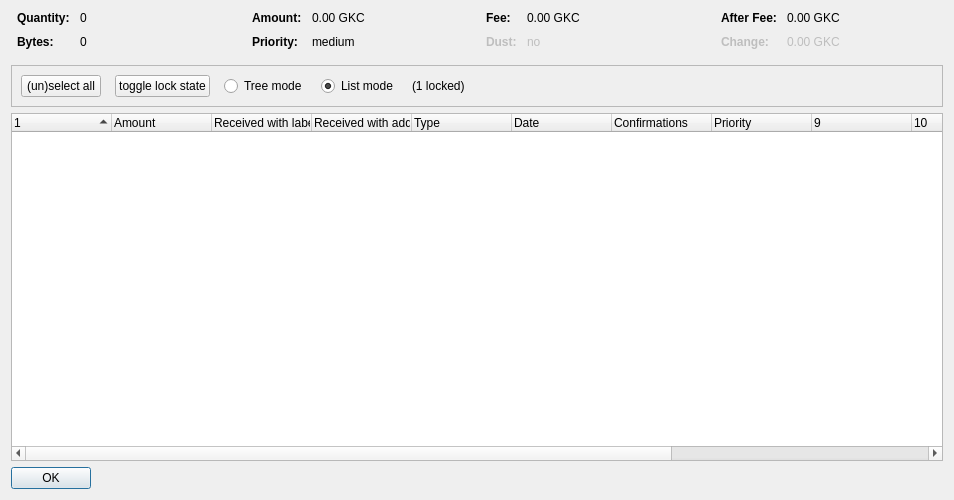
<?xml version="1.0" encoding="UTF-8"?>
<ui version="4.0">
 <class>CoinControlDialog</class>
 <widget class="QDialog" name="CoinControlDialog">
  <property name="geometry">
   <rect>
    <x>0</x>
    <y>0</y>
    <width>954</width>
    <height>500</height>
   </rect>
  </property>
  <property name="windowTitle">
   <string>Coin Selection</string>
  </property>
  <layout class="QVBoxLayout" name="verticalLayout">
   <item>
    <layout class="QHBoxLayout" name="horizontalLayoutTop" stretch="0,0,0,0">
     <property name="topMargin">
      <number>0</number>
     </property>
     <property name="bottomMargin">
      <number>10</number>
     </property>
     <item>
      <layout class="QFormLayout" name="formLayoutCoinControl1">
       <property name="horizontalSpacing">
        <number>10</number>
       </property>
       <property name="verticalSpacing">
        <number>10</number>
       </property>
       <property name="leftMargin">
        <number>6</number>
       </property>
       <property name="rightMargin">
        <number>6</number>
       </property>
       <item row="0" column="0">
        <widget class="QLabel" name="labelCoinControlQuantityText">
         <property name="font">
          <font>
           <weight>75</weight>
           <bold>true</bold>
          </font>
         </property>
         <property name="text">
          <string>Quantity:</string>
         </property>
        </widget>
       </item>
       <item row="0" column="1">
        <widget class="QLabel" name="labelCoinControlQuantity">
         <property name="cursor">
          <cursorShape>IBeamCursor</cursorShape>
         </property>
         <property name="contextMenuPolicy">
          <enum>Qt::ActionsContextMenu</enum>
         </property>
         <property name="text">
          <string notr="true">0</string>
         </property>
         <property name="textInteractionFlags">
          <set>Qt::LinksAccessibleByMouse|Qt::TextSelectableByKeyboard|Qt::TextSelectableByMouse</set>
         </property>
        </widget>
       </item>
       <item row="1" column="0">
        <widget class="QLabel" name="labelCoinControlBytesText">
         <property name="font">
          <font>
           <weight>75</weight>
           <bold>true</bold>
          </font>
         </property>
         <property name="text">
          <string>Bytes:</string>
         </property>
        </widget>
       </item>
       <item row="1" column="1">
        <widget class="QLabel" name="labelCoinControlBytes">
         <property name="cursor">
          <cursorShape>IBeamCursor</cursorShape>
         </property>
         <property name="contextMenuPolicy">
          <enum>Qt::ActionsContextMenu</enum>
         </property>
         <property name="text">
          <string notr="true">0</string>
         </property>
         <property name="textInteractionFlags">
          <set>Qt::LinksAccessibleByMouse|Qt::TextSelectableByKeyboard|Qt::TextSelectableByMouse</set>
         </property>
        </widget>
       </item>
      </layout>
     </item>
     <item>
      <layout class="QFormLayout" name="formLayoutCoinControl2">
       <property name="horizontalSpacing">
        <number>10</number>
       </property>
       <property name="verticalSpacing">
        <number>10</number>
       </property>
       <property name="leftMargin">
        <number>6</number>
       </property>
       <property name="rightMargin">
        <number>6</number>
       </property>
       <item row="0" column="0">
        <widget class="QLabel" name="labelCoinControlAmountText">
         <property name="font">
          <font>
           <weight>75</weight>
           <bold>true</bold>
          </font>
         </property>
         <property name="text">
          <string>Amount:</string>
         </property>
        </widget>
       </item>
       <item row="0" column="1">
        <widget class="QLabel" name="labelCoinControlAmount">
         <property name="cursor">
          <cursorShape>IBeamCursor</cursorShape>
         </property>
         <property name="contextMenuPolicy">
          <enum>Qt::ActionsContextMenu</enum>
         </property>
         <property name="text">
          <string notr="true">0.00 GKC</string>
         </property>
         <property name="textInteractionFlags">
          <set>Qt::LinksAccessibleByMouse|Qt::TextSelectableByKeyboard|Qt::TextSelectableByMouse</set>
         </property>
        </widget>
       </item>
       <item row="1" column="0">
        <widget class="QLabel" name="labelCoinControlPriorityText">
         <property name="font">
          <font>
           <weight>75</weight>
           <bold>true</bold>
          </font>
         </property>
         <property name="text">
          <string>Priority:</string>
         </property>
        </widget>
       </item>
       <item row="1" column="1">
        <widget class="QLabel" name="labelCoinControlPriority">
         <property name="cursor">
          <cursorShape>IBeamCursor</cursorShape>
         </property>
         <property name="contextMenuPolicy">
          <enum>Qt::ActionsContextMenu</enum>
         </property>
         <property name="text">
          <string>medium</string>
         </property>
         <property name="textInteractionFlags">
          <set>Qt::LinksAccessibleByMouse|Qt::TextSelectableByKeyboard|Qt::TextSelectableByMouse</set>
         </property>
        </widget>
       </item>
      </layout>
     </item>
     <item>
      <layout class="QFormLayout" name="formLayoutCoinControl3">
       <property name="horizontalSpacing">
        <number>10</number>
       </property>
       <property name="verticalSpacing">
        <number>10</number>
       </property>
       <property name="leftMargin">
        <number>6</number>
       </property>
       <property name="rightMargin">
        <number>6</number>
       </property>
       <item row="0" column="0">
        <widget class="QLabel" name="labelCoinControlFeeText">
         <property name="font">
          <font>
           <weight>75</weight>
           <bold>true</bold>
          </font>
         </property>
         <property name="text">
          <string>Fee:</string>
         </property>
        </widget>
       </item>
       <item row="0" column="1">
        <widget class="QLabel" name="labelCoinControlFee">
         <property name="cursor">
          <cursorShape>IBeamCursor</cursorShape>
         </property>
         <property name="contextMenuPolicy">
          <enum>Qt::ActionsContextMenu</enum>
         </property>
         <property name="text">
          <string notr="true">0.00 GKC</string>
         </property>
         <property name="textInteractionFlags">
          <set>Qt::LinksAccessibleByMouse|Qt::TextSelectableByKeyboard|Qt::TextSelectableByMouse</set>
         </property>
        </widget>
       </item>
       <item row="1" column="0">
        <widget class="QLabel" name="labelCoinControlLowOutputText">
         <property name="enabled">
          <bool>false</bool>
         </property>
         <property name="font">
          <font>
           <weight>75</weight>
           <bold>true</bold>
          </font>
         </property>
         <property name="text">
          <string>Dust:</string>
         </property>
        </widget>
       </item>
       <item row="1" column="1">
        <widget class="QLabel" name="labelCoinControlLowOutput">
         <property name="enabled">
          <bool>false</bool>
         </property>
         <property name="cursor">
          <cursorShape>IBeamCursor</cursorShape>
         </property>
         <property name="contextMenuPolicy">
          <enum>Qt::ActionsContextMenu</enum>
         </property>
         <property name="text">
          <string>no</string>
         </property>
         <property name="textInteractionFlags">
          <set>Qt::LinksAccessibleByMouse|Qt::TextSelectableByKeyboard|Qt::TextSelectableByMouse</set>
         </property>
        </widget>
       </item>
      </layout>
     </item>
     <item>
      <layout class="QFormLayout" name="formLayoutCoinControl4">
       <property name="horizontalSpacing">
        <number>10</number>
       </property>
       <property name="verticalSpacing">
        <number>10</number>
       </property>
       <property name="leftMargin">
        <number>6</number>
       </property>
       <property name="rightMargin">
        <number>6</number>
       </property>
       <item row="0" column="0">
        <widget class="QLabel" name="labelCoinControlAfterFeeText">
         <property name="font">
          <font>
           <weight>75</weight>
           <bold>true</bold>
          </font>
         </property>
         <property name="text">
          <string>After Fee:</string>
         </property>
        </widget>
       </item>
       <item row="0" column="1">
        <widget class="QLabel" name="labelCoinControlAfterFee">
         <property name="cursor">
          <cursorShape>IBeamCursor</cursorShape>
         </property>
         <property name="contextMenuPolicy">
          <enum>Qt::ActionsContextMenu</enum>
         </property>
         <property name="text">
          <string notr="true">0.00 GKC</string>
         </property>
         <property name="textInteractionFlags">
          <set>Qt::LinksAccessibleByMouse|Qt::TextSelectableByKeyboard|Qt::TextSelectableByMouse</set>
         </property>
        </widget>
       </item>
       <item row="1" column="0">
        <widget class="QLabel" name="labelCoinControlChangeText">
         <property name="enabled">
          <bool>false</bool>
         </property>
         <property name="font">
          <font>
           <weight>75</weight>
           <bold>true</bold>
          </font>
         </property>
         <property name="text">
          <string>Change:</string>
         </property>
        </widget>
       </item>
       <item row="1" column="1">
        <widget class="QLabel" name="labelCoinControlChange">
         <property name="enabled">
          <bool>false</bool>
         </property>
         <property name="cursor">
          <cursorShape>IBeamCursor</cursorShape>
         </property>
         <property name="contextMenuPolicy">
          <enum>Qt::ActionsContextMenu</enum>
         </property>
         <property name="text">
          <string notr="true">0.00 GKC</string>
         </property>
         <property name="textInteractionFlags">
          <set>Qt::LinksAccessibleByMouse|Qt::TextSelectableByKeyboard|Qt::TextSelectableByMouse</set>
         </property>
        </widget>
       </item>
      </layout>
     </item>
    </layout>
   </item>
   <item>
    <widget class="QFrame" name="frame">
     <property name="minimumSize">
      <size>
       <width>0</width>
       <height>40</height>
      </size>
     </property>
     <property name="frameShape">
      <enum>QFrame::StyledPanel</enum>
     </property>
     <property name="frameShadow">
      <enum>QFrame::Sunken</enum>
     </property>
     <layout class="QHBoxLayout" name="horizontalLayout">
      <item>
       <layout class="QHBoxLayout" name="horizontalLayoutPanel" stretch="0,0,0,0,0,0">
        <property name="spacing">
         <number>14</number>
        </property>
        <item>
         <widget class="QPushButton" name="pushButtonSelectAll">
          <property name="sizePolicy">
           <sizepolicy hsizetype="Maximum" vsizetype="Fixed">
            <horstretch>0</horstretch>
            <verstretch>0</verstretch>
           </sizepolicy>
          </property>
          <property name="text">
           <string>(un)select all</string>
          </property>
          <property name="autoDefault">
           <bool>false</bool>
          </property>
         </widget>
        </item>
        <item>
         <widget class="QPushButton" name="pushButtonToggleLock">
          <property name="sizePolicy">
           <sizepolicy hsizetype="Maximum" vsizetype="Fixed">
            <horstretch>0</horstretch>
            <verstretch>0</verstretch>
           </sizepolicy>
          </property>
          <property name="text">
           <string>toggle lock state</string>
          </property>
          <property name="autoDefault">
           <bool>false</bool>
          </property>
         </widget>
        </item>
        <item>
         <widget class="QRadioButton" name="radioTreeMode">
          <property name="sizePolicy">
           <sizepolicy hsizetype="Maximum" vsizetype="Fixed">
            <horstretch>0</horstretch>
            <verstretch>0</verstretch>
           </sizepolicy>
          </property>
          <property name="text">
           <string>Tree mode</string>
          </property>
         </widget>
        </item>
        <item>
         <widget class="QRadioButton" name="radioListMode">
          <property name="sizePolicy">
           <sizepolicy hsizetype="Maximum" vsizetype="Fixed">
            <horstretch>0</horstretch>
            <verstretch>0</verstretch>
           </sizepolicy>
          </property>
          <property name="text">
           <string>List mode</string>
          </property>
          <property name="checked">
           <bool>true</bool>
          </property>
         </widget>
        </item>
        <item>
         <widget class="QLabel" name="labelLocked">
          <property name="text">
           <string>(1 locked)</string>
          </property>
         </widget>
        </item>
        <item>
         <spacer name="horizontalSpacer">
          <property name="orientation">
           <enum>Qt::Horizontal</enum>
          </property>
          <property name="sizeHint" stdset="0">
           <size>
            <width>40</width>
            <height>20</height>
           </size>
          </property>
         </spacer>
        </item>
       </layout>
      </item>
     </layout>
    </widget>
   </item>
   <item>
    <widget class="CoinControlTreeWidget" name="treeWidget">
     <property name="contextMenuPolicy">
      <enum>Qt::CustomContextMenu</enum>
     </property>
     <property name="sortingEnabled">
      <bool>false</bool>
     </property>
     <property name="columnCount">
      <number>13</number>
     </property>
     <attribute name="headerShowSortIndicator" stdset="0">
      <bool>true</bool>
     </attribute>
     <attribute name="headerStretchLastSection">
      <bool>false</bool>
     </attribute>
     <column>
      <property name="text">
       <string/>
      </property>
     </column>
     <column>
      <property name="text">
       <string>Amount</string>
      </property>
     </column>
     <column>
      <property name="text">
       <string>Received with label</string>
      </property>
     </column>
     <column>
      <property name="text">
       <string>Received with address</string>
      </property>
     </column>
     <column>
      <property name="text">
	<string>Type</string>
      </property>
     </column>
     <column>
      <property name="text">	 
       <string>Date</string>
      </property>
     </column>
     <column>
      <property name="text">
       <string>Confirmations</string>
      </property>
      <property name="toolTip">
       <string>Confirmed</string>
      </property>
     </column>
     <column>
      <property name="text">
       <string>Priority</string>
      </property>
     </column>
     <column>
      <property name="text">
       <string/>
      </property>
     </column>
     <column>
      <property name="text">
       <string/>
      </property>
     </column>
     <column>
      <property name="text">
       <string/>
      </property>
     </column>
     <column>
      <property name="text">
       <string/>
      </property>
     </column>
     <column>
      <property name="text">
       <string/>
      </property>
     </column>
    </widget>
   </item>
   <item>
    <widget class="QDialogButtonBox" name="buttonBox">
     <property name="sizePolicy">
      <sizepolicy hsizetype="Maximum" vsizetype="Fixed">
       <horstretch>0</horstretch>
       <verstretch>0</verstretch>
      </sizepolicy>
     </property>
     <property name="orientation">
      <enum>Qt::Horizontal</enum>
     </property>
     <property name="standardButtons">
      <set>QDialogButtonBox::Ok</set>
     </property>
    </widget>
   </item>
  </layout>
 </widget>
 <customwidgets>
  <customwidget>
   <class>CoinControlTreeWidget</class>
   <extends>QTreeWidget</extends>
   <header>coincontroltreewidget.h</header>
  </customwidget>
 </customwidgets>
 <resources/>
 <connections/>
</ui>
